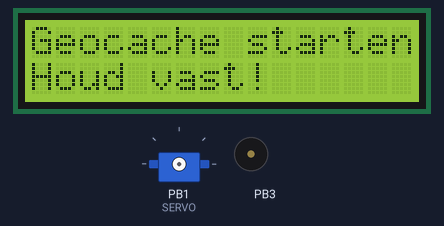
This sketch was run on a simulated ATtiny85, built with avr-gcc and run on an emulated ATtiny85. On the bench: 16×2 character LCD, servo, buzzer (waves = sounding).

Above: at 1.2 s.
At 3.2 s:
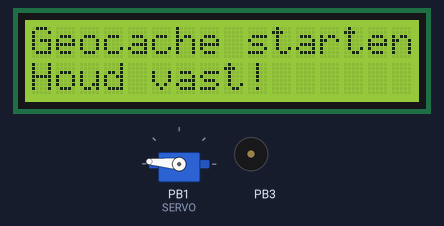
At 6.0 s:
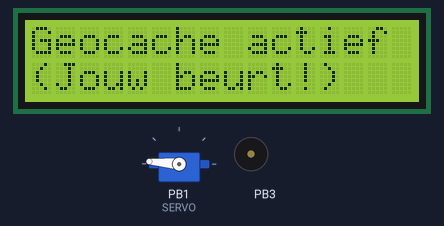
At 7.0 s:
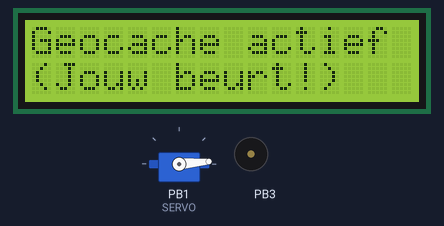
Timing chart, 0 to 8.5 s (numbered marks = the images above):
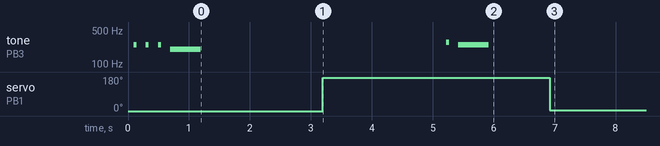

The sketch:

ATTiny85_jd-c-geocache.ino
```cpp
//HW; ATTiny85
//ATTiny85 + LCD ca. 60mA

//#include <ESP8266WiFi.h>
//#include <WiFiClient.h>
#include <LiquidCrystal_I2C.h>
#include <Servo.h>
#include <TimerFreeTone.h> //Doesn't use timers avoiding conflicts with other libraries - see https://bitbucket.org/teckel12/arduino-timer-free-tone/wiki/Home

/* config */
//const char *ssid = "Geo2";

//#define SERVO D3 // Servo @ D3 (GPIO0)
//#define BUZZER D5 // Piezospeaker @ D5 (GPIO14) | D0 (GPIO16) and D4 (GPIO2) causes failure during boot (?)
#define SERVO 1 // Servo @ PB1
#define BUZZER 3 // Piezospeaker @ PB3


/* init handlers */ // Don't use Delay() within event handler
//WiFiEventHandler stationConnectedHandler;
//WiFiEventHandler stationDisconnectedHandler;

/* init led panel */
LiquidCrystal_I2C lcd(0x27, 16, 2);

// Instantiate servo
Servo myservo;

#define WELCOME 1 // welcome sound
#define YOURTURN 2
#define GOTIT 3
#define BYEBYE 4

#define OPEN 1
#define CLOSE 2

void setup() {

  // lcd setup
  lcd.begin();
  lcdSetText("Geocache starten!", "Houd vast!");
  playSound(WELCOME);

  myservo.attach(SERVO);  // attached servo
  myservo.write(0);  // servo to closed position
  // wait
  delay(1000);
  controlServo (OPEN);
  // start serial session
//  Serial.begin(115200);

  // start wifi AP with event handlers
//  WiFi.softAP(ssid);
//  stationConnectedHandler = WiFi.onSoftAPModeStationConnected(&onStationConnected);
//  stationDisconnectedHandler = WiFi.onSoftAPModeStationDisconnected(&onStationDisconnected);

  // wait
  delay(2000);

  // lcd
  lcdSetText("Geocache actief", "(Jouw beurt!)");
  playSound(YOURTURN);
  controlServo (CLOSE);
}

/*
void onStationConnected(const WiFiEventSoftAPModeStationConnected& evt) {

  // lcd
  lcdSetText("Verbonden", "      Mooi werk!");
  playSound(GOTIT);
  controlServo (OPEN);
}

void onStationDisconnected(const WiFiEventSoftAPModeStationDisconnected& evt) {

  // lcd
  lcdSetText("Doei!", "        Vaarwel!");
  playSound(BYEBYE);
  controlServo (CLOSE);
}
*/

void lcdSetText(char lineOne[], char lineTwo[]) {
  lcd.clear();
  lcd.setCursor(0,0);
  lcd.print(lineOne);
  lcd.setCursor(0,1);
  lcd.print(lineTwo);
}

void loop() { }

void playSound (uint8_t sound){
  switch (sound) {
    case  WELCOME:
    //tatatadaa welcome
    TimerFreeTone(BUZZER, 250, 50); //pin, freq, duration
    delayLoop (150);
    TimerFreeTone(BUZZER, 250, 50);
    delayLoop (150);
    TimerFreeTone(BUZZER, 250, 50);
    delayLoop (150);
    TimerFreeTone(BUZZER, 200, 500);
    delayLoop (1000);
    break;

   case YOURTURN:
    TimerFreeTone(BUZZER, 280, 50); //pin, freq, duration
//    delay (150); // Delay can't used in event handler (causes crashes)
    delayLoop(150);
    TimerFreeTone(BUZZER, 250, 500);
    delayLoop (1000);
    break;

   case GOTIT:
    TimerFreeTone(BUZZER, 300, 80); //pin, freq, duration
    delayLoop(150);
    TimerFreeTone(BUZZER, 330, 500);
    delayLoop (1000);
    break;

  case BYEBYE:
    TimerFreeTone(BUZZER, 200, 80); //pin, freq, duration
    delayLoop (300);
    TimerFreeTone(BUZZER, 190, 80);
    delayLoop (300);
    TimerFreeTone(BUZZER, 180, 80);
    delayLoop (300);
    TimerFreeTone(BUZZER, 170, 750);
    delayLoop (1000);
    break;
  }

}

void controlServo (uint8_t servoPosition)
{
switch (servoPosition) {
    case OPEN:
     myservo.write(175);
      break;

    case CLOSE:
      myservo.write(5);
      break;
  }
}

// The Delay function can't used in event handler (causes crashes) - while loop is ok
void delayLoop(unsigned long milliSeconds)
{
   const unsigned long start = millis();
   while (true)
   {
       unsigned long now = millis();
       if (now - start >= milliSeconds) return;
   }
}
```

Measured:
- by itself, servo on PB1 (SERVO): 0° → 175° at 3.2 s, → 5° 3.7 s later
